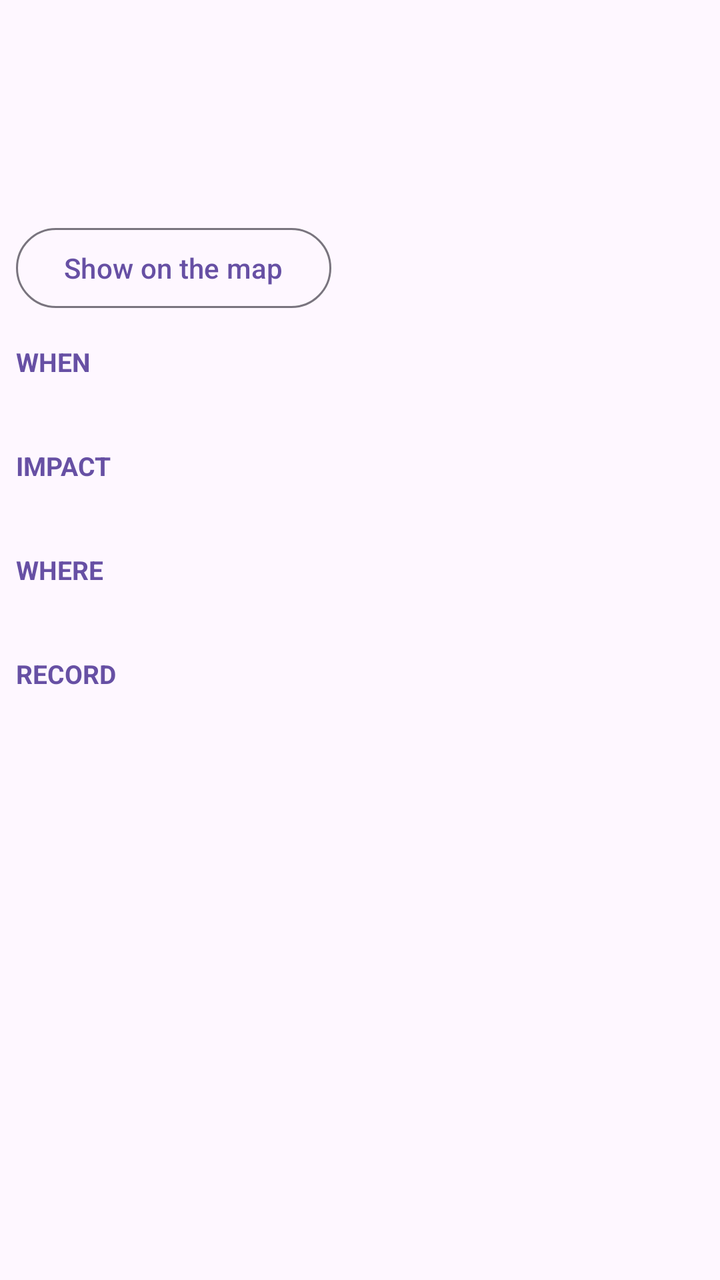
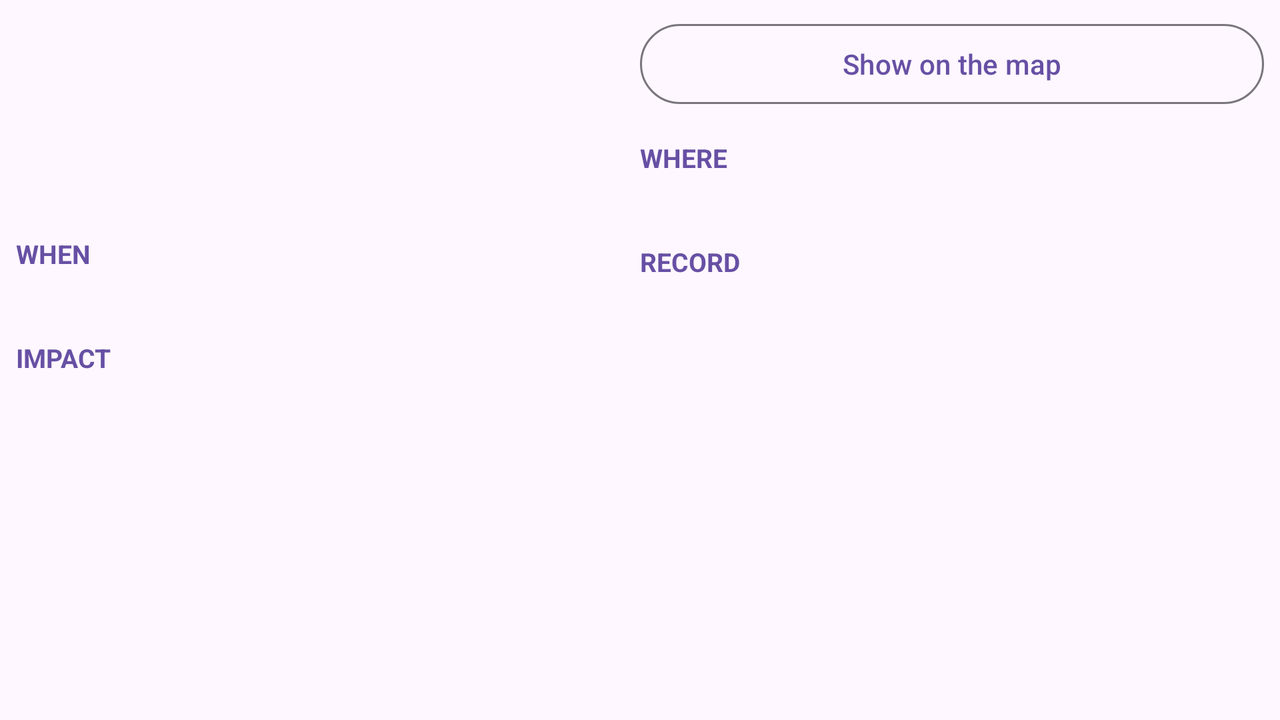

Compare how this app lays out the same screen by default and in its alternative resource folder. The renders come first, then the two layout files and the values they reference.
<!-- AndroidManifest.xml: application theme Theme.BowieDay_Adam_S1831372 -->
<!-- res/layout/frag_situation_detail.xml -->
<?xml version="1.0" encoding="utf-8"?>
<ScrollView xmlns:android="http://schemas.android.com/apk/res/android"
    android:layout_width="match_parent"
    android:layout_height="match_parent">
    <LinearLayout
        android:orientation="vertical"
        android:layout_width="match_parent"
        android:layout_height="wrap_content"
        android:padding="8dp">

        
        <LinearLayout
            android:orientation="horizontal"
            android:layout_width="match_parent"
            android:layout_height="wrap_content"
            android:gravity="center_vertical">
            <ImageView
                android:id="@+id/detailIcon"
                android:layout_width="40dp"
                android:layout_height="40dp"
                android:layout_marginEnd="10dp"
                android:contentDescription="Situation type icon" />
            <TextView
                android:id="@+id/detailType"
                android:layout_width="0dp"
                android:layout_height="wrap_content"
                android:layout_weight="1"
                android:textSize="20sp"
                android:textStyle="bold" />
        </LinearLayout>

        <TextView
            android:id="@+id/detailComment"
            android:layout_width="match_parent"
            android:layout_height="wrap_content"
            android:layout_marginTop="8dp"
            android:textSize="16sp" />

        
        <TextView
            android:id="@+id/detailDuration"
            android:layout_width="match_parent"
            android:layout_height="wrap_content"
            android:layout_marginTop="6dp"
            android:textSize="15sp"
            android:textStyle="bold" />

        <Button
            android:id="@+id/detailMapButton"
            style="?attr/materialButtonOutlinedStyle"
            android:layout_width="wrap_content"
            android:layout_height="wrap_content"
            android:layout_marginTop="6dp"
            android:text="Show on the map" />

        <TextView
            style="@style/DetailHeading"
            android:text="When" />
        <TextView
            android:id="@+id/detailWhen"
            style="@style/DetailBody" />

        <TextView
            style="@style/DetailHeading"
            android:text="Impact" />
        <TextView
            android:id="@+id/detailImpact"
            style="@style/DetailBody" />

        <TextView
            style="@style/DetailHeading"
            android:text="Where" />
        <TextView
            android:id="@+id/detailWhere"
            style="@style/DetailBody" />

        <TextView
            style="@style/DetailHeading"
            android:text="Record" />
        <TextView
            android:id="@+id/detailRecord"
            style="@style/DetailBody" />
    </LinearLayout>
</ScrollView>
<!-- resources referenced by this layout -->
<resources>
  <style name="DetailBody">
          <item name="android:layout_width">match_parent</item>
          <item name="android:layout_height">wrap_content</item>
          <item name="android:textSize">15sp</item>
          <item name="android:lineSpacingExtra">3dp</item>
      </style>
  <style name="DetailHeading">
          <item name="android:layout_width">match_parent</item>
          <item name="android:layout_height">wrap_content</item>
          <item name="android:layout_marginTop">14dp</item>
          <item name="android:textSize">13sp</item>
          <item name="android:textStyle">bold</item>
          <item name="android:textAllCaps">true</item>
          <item name="android:textColor">?attr/colorPrimary</item>
      </style>
  <style name="Theme.BowieDay_Adam_S1831372" parent="Base.Theme.BowieDay_Adam_S1831372" />
  <style name="Base.Theme.BowieDay_Adam_S1831372" parent="Theme.Material3.DayNight.NoActionBar">
          
          
      </style>
</resources>
<!-- res/layout-land/frag_situation_detail.xml (the repository's variant of the layout above) -->
<!-- drawn on the phone turned sideways -->
<?xml version="1.0" encoding="utf-8"?>
<ScrollView xmlns:android="http://schemas.android.com/apk/res/android"
    android:layout_width="match_parent"
    android:layout_height="match_parent">
    <LinearLayout
        android:orientation="horizontal"
        android:layout_width="match_parent"
        android:layout_height="wrap_content"
        android:padding="8dp">

        
        <LinearLayout
            android:orientation="vertical"
            android:layout_width="0dp"
            android:layout_height="wrap_content"
            android:layout_weight="1"
            android:paddingEnd="12dp">
            <LinearLayout
                android:orientation="horizontal"
                android:layout_width="match_parent"
                android:layout_height="wrap_content"
                android:gravity="center_vertical">
                <ImageView
                    android:id="@+id/detailIcon"
                    android:layout_width="40dp"
                    android:layout_height="40dp"
                    android:layout_marginEnd="10dp"
                    android:contentDescription="Situation type icon" />
                <TextView
                    android:id="@+id/detailType"
                    android:layout_width="0dp"
                    android:layout_height="wrap_content"
                    android:layout_weight="1"
                    android:textSize="20sp"
                    android:textStyle="bold" />
            </LinearLayout>
            <TextView
                android:id="@+id/detailComment"
                android:layout_width="match_parent"
                android:layout_height="wrap_content"
                android:layout_marginTop="8dp"
                android:textSize="16sp" />
            <TextView
                android:id="@+id/detailDuration"
                android:layout_width="match_parent"
                android:layout_height="wrap_content"
                android:layout_marginTop="6dp"
                android:textSize="15sp"
                android:textStyle="bold" />
            <TextView
                style="@style/DetailHeading"
                android:text="When" />
            <TextView
                android:id="@+id/detailWhen"
                style="@style/DetailBody" />
            <TextView
                style="@style/DetailHeading"
                android:text="Impact" />
            <TextView
                android:id="@+id/detailImpact"
                style="@style/DetailBody" />
        </LinearLayout>

        
        <LinearLayout
            android:orientation="vertical"
            android:layout_width="0dp"
            android:layout_height="wrap_content"
            android:layout_weight="1">
            <Button
                android:id="@+id/detailMapButton"
                style="?attr/materialButtonOutlinedStyle"
                android:layout_width="match_parent"
                android:layout_height="wrap_content"
                android:text="Show on the map" />
            <TextView
                style="@style/DetailHeading"
                android:text="Where" />
            <TextView
                android:id="@+id/detailWhere"
                style="@style/DetailBody" />
            <TextView
                style="@style/DetailHeading"
                android:text="Record" />
            <TextView
                android:id="@+id/detailRecord"
                style="@style/DetailBody" />
        </LinearLayout>
    </LinearLayout>
</ScrollView>
